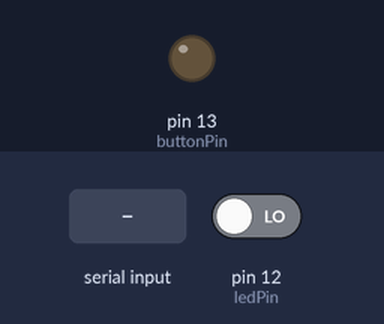
Recording of a sketch running on a simulated Arduino Uno, built with avr-gcc and run on an emulated ATmega328P. Parts: output pins drawn as LEDs (lit = HIGH). Inputs (shaded band) come from the test bench; at power-on: pin 12 (ledPin) LOW. What the sketch prints to the serial monitor is not drawn.

Above: at 1.5 s.
1.6 s: "FBT-01\n" received over Serial
At 2.4 s:
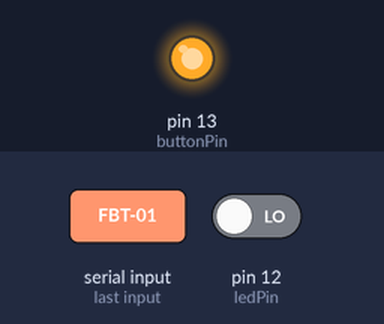
4.1 s: byte 10 ('\n') received over Serial
5.6 s: "LED-??\n" received over Serial
Timing chart, 0 to 8.6 s (numbered marks = the images above; inputs shaded):
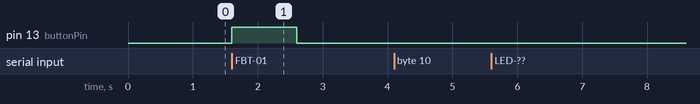

The sketch:

Hardware_Automate.ino
```cpp
enum testerResponse {
  ledOFF,           //LED-00 , Return status as LED OFF
  ledON,            //LED-01 , Return status as LED ON
  ledBlink          //LED-02 , Return status as LED blinking
};
enum testerAction {
  unknown,          //DO nothing unknown action received
  releaseButton,    //FBT-00 , Release button
  clickButton,      //FBT-01 , Press button and after delay release button
  getLedStatus      //LED-?? , Get LED status
};

/********************************Global Variables and Macro********************************/
#define OBU_LED_BLINK_INETRVAL  1000                                           // in ms
#define OBU_LED_BLINK_LATENCY OBU_LED_BLINK_INETRVAL * 0.1                    //10% of latency for LED state change

const int buttonPin = 13;                                                       // the number of the button pin (OBU button controll pin)
const int ledPin = 12;
String line = "";
bool received_line = 0;
testerAction actionToDO = unknown;
testerResponse flashLedStatus = ledOFF;
unsigned long previousMillis = 0;                                               // will store last time LED was updated
bool previousPinState = LOW;
const long interval = OBU_LED_BLINK_INETRVAL + OBU_LED_BLINK_LATENCY;           // interval at which to blink (milliseconds) + 100


void setup() {
  pinMode(buttonPin, OUTPUT);
  pinMode(ledPin,INPUT);
  Serial.begin(115200);
  Serial.println("RHS-001");
  delay(300);
}

void loop() {
  checkLEDStatus();
  if(received_line) {
   actionToDO = decodeActionFromTester(line);
   //Serial.println(line);

   switch(actionToDO) {
    case releaseButton:
    {
      digitalWrite(buttonPin,LOW);
      //Serial.println("release button");
     break;
    }
    case clickButton:
    {
      digitalWrite(buttonPin,HIGH);
      delay(1000);
      digitalWrite(buttonPin,LOW);
      //Serial.println("clickButton");
      break;
    }
    case getLedStatus:
    {
      //Serial.println("getLedStatus");
      encodeResponseToTester();
      break;
    }
    default:
    {
      Serial.println("Default status");
    }
   }

   line = "";
   received_line = 0;
  }

}

//Function is calling in polling method from function "loop" make sure while adding delay in function 'loop'
void checkLEDStatus() {
    unsigned long currentMillis = millis();
    bool currentPinState = digitalRead(ledPin);

    if (currentMillis - previousMillis >= interval) {
      previousMillis = currentMillis - OBU_LED_BLINK_LATENCY;

      if(previousPinState != currentPinState) {
        flashLedStatus = ledBlink;
      }
      else if(currentPinState == HIGH) {
        flashLedStatus = ledON;
      }
      else if(currentPinState == LOW) {
        flashLedStatus = ledOFF;
      }

      previousPinState = currentPinState;
    }
}

testerAction decodeActionFromTester(String data) {
  if(data.indexOf("FBT-00") > (-1)) {
    return releaseButton;
  }
  else if(data.indexOf("FBT-01") > (-1)) {
    return clickButton;
  }
  else if(data.indexOf("LED-??") > (-1)) {
    return getLedStatus;
  }
  else {
    return unknown;
  }
}

void encodeResponseToTester() {
  switch(flashLedStatus) {
    case ledOFF: {
      Serial.println("LED-00");
      break;
    }
    case ledON: {
      Serial.println("LED-01");
      break;
    }
    case ledBlink: {
      Serial.println("LED-02");
      break;
    }
  }
}

/*Serial interrupt routine
Holds the latest line received*/
void serialEvent() {
  char ser_data;
  while (Serial.available()) {
    ser_data = (char)Serial.read();
    line += ser_data;
    if(ser_data == '\n') {
      received_line = 1;
    }
  }
}
```

Measured:
- after the input at 1.6 s, pin 13 (buttonPin): LOW → HIGH at once, → LOW 1.0 s later
- after the input at 4.1 s, every drawn part: stays the same
- after the input at 5.6 s, every drawn part: stays the same
